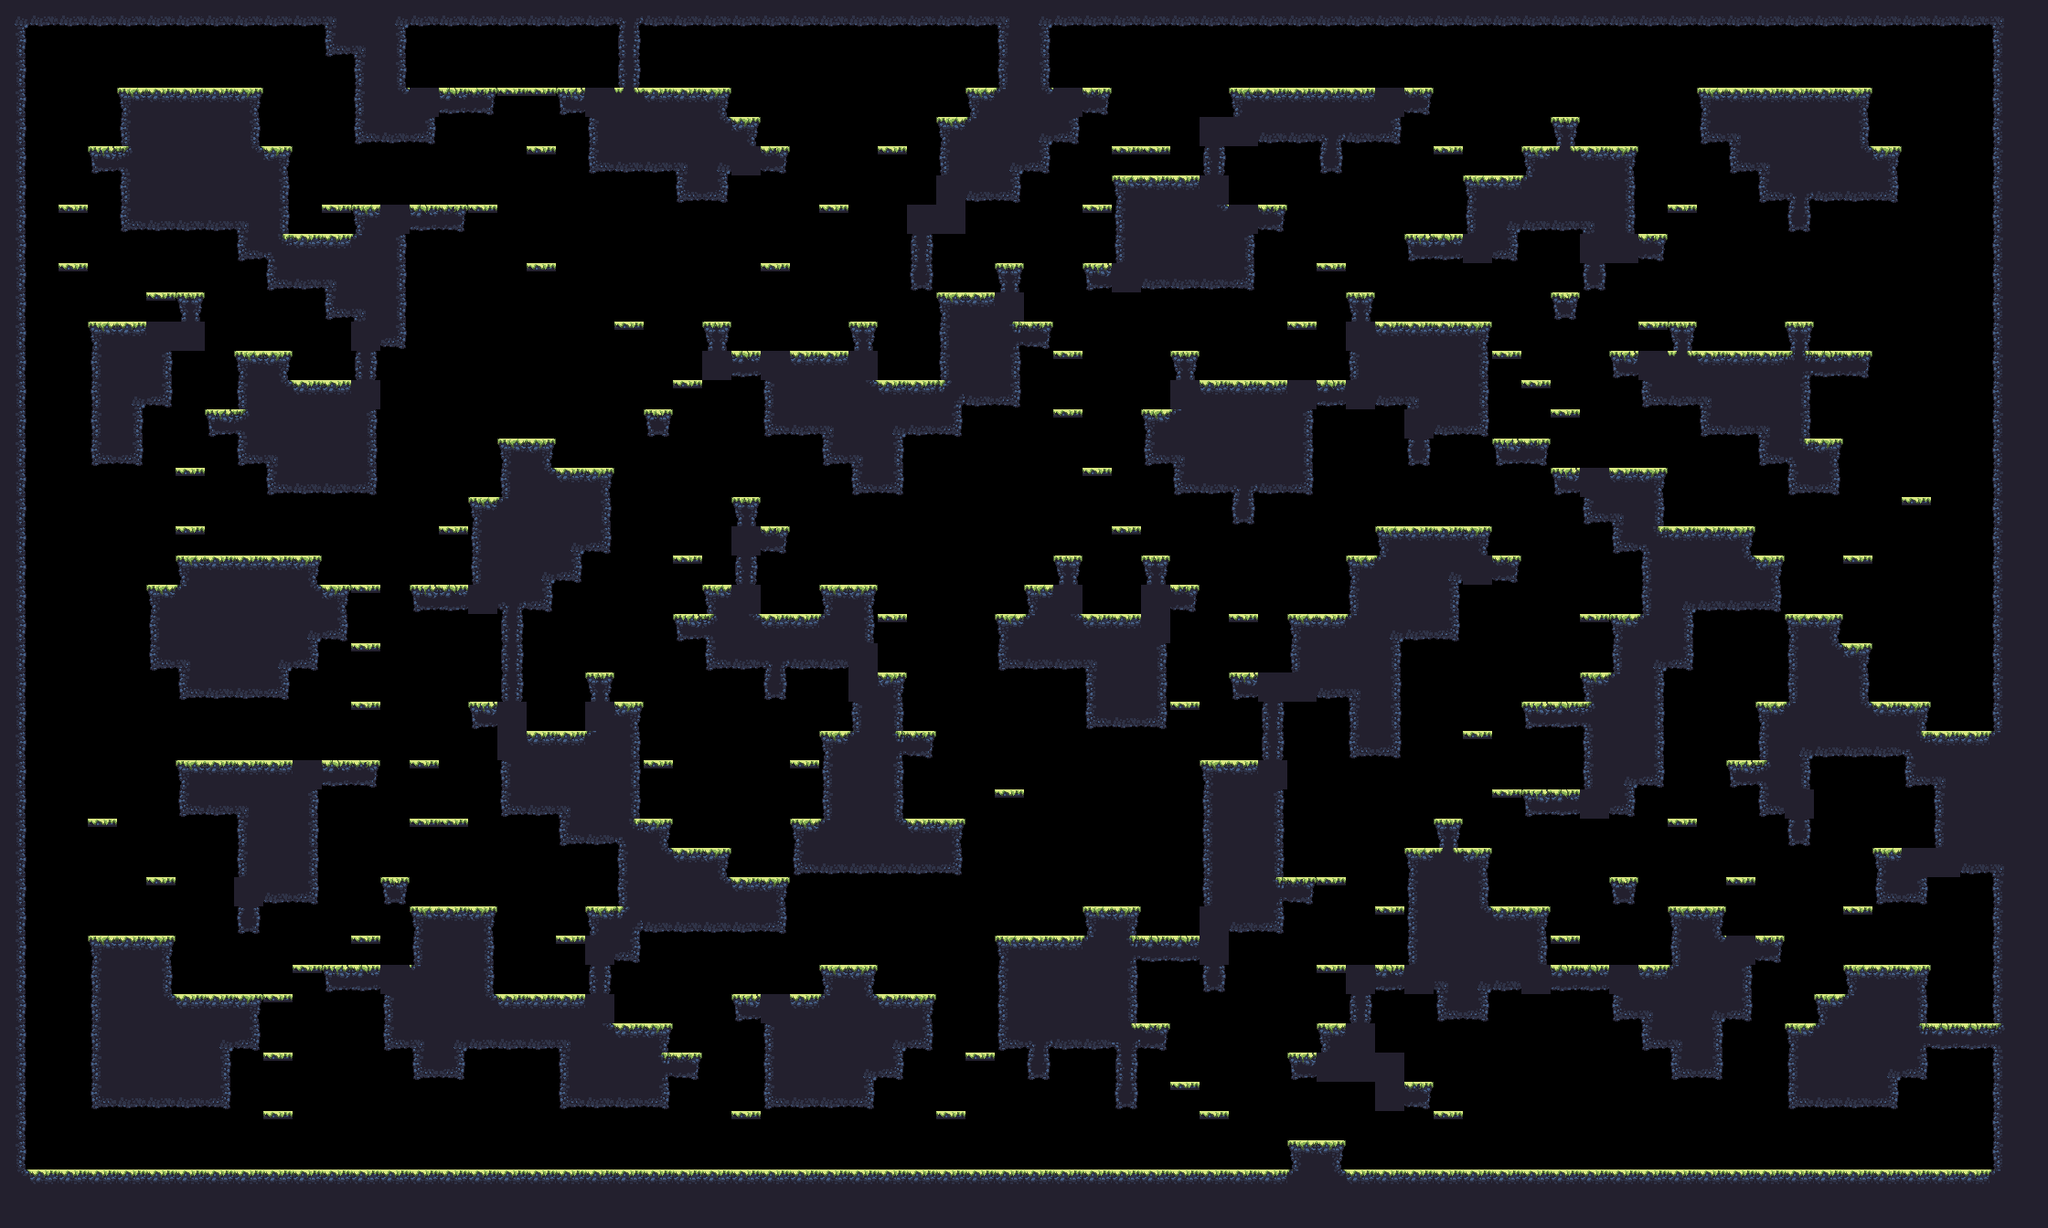

Below is a game level as drawn by its tile map, then a one-line description and the .tmx that defines it (tile-layer data replaced by summaries):
An orthogonal 70x42 tile map with 32x32 px tiles, 1 tile layer (main) and 17 objects (9x spawn, spawnPlayer0, spawnCrown0, spawnPlayer1, spawnCrown1, ...).

<map compressionlevel="0" height="42" infinite="0" nextlayerid="3" nextobjectid="4" orientation="orthogonal" renderorder="right-down" tiledversion="1.3.2" tileheight="32" tilewidth="32" version="1.2" width="70">
 <tileset firstgid="1" source="forest_summer_tile_set.tsx" />
 <layer height="42" id="1" name="main" width="70">
  <data>[2940 cells, 1292 non-empty, 29 distinct tile ids]</data>
 </layer>
 <objectgroup><object id="1" name="spawnPlayer0" x="128" y="304.0" /><object id="2" name="spawnCrown0" x="160" y="304.0" /><object id="3" name="spawnPlayer1" x="2080" y="112.0" /><object id="4" name="spawnCrown1" x="2048" y="336.0" /><object id="5" name="spawnPlayer2" x="64" y="1232.0" /><object id="6" name="spawnCrown2" x="288" y="1232.0" /><object id="7" name="spawnPlayer3" x="2144" y="1072.0" /><object id="8" name="spawnCrown3" x="2144" y="1232.0" /><object id="9" name="spawn" x="2080" y="720.0" /><object id="10" name="spawn" x="800" y="496.0" /><object id="11" name="spawn" x="1024" y="1232.0" /><object id="12" name="spawn" x="2144" y="1232.0" /><object id="13" name="spawn" x="800" y="1232.0" /><object id="14" name="spawn" x="832" y="80.0" /><object id="15" name="spawn" x="512" y="1232.0" /><object id="16" name="spawn" x="1472" y="560.0" /><object id="17" name="spawn" x="992" y="1040.0" /></objectgroup></map>
